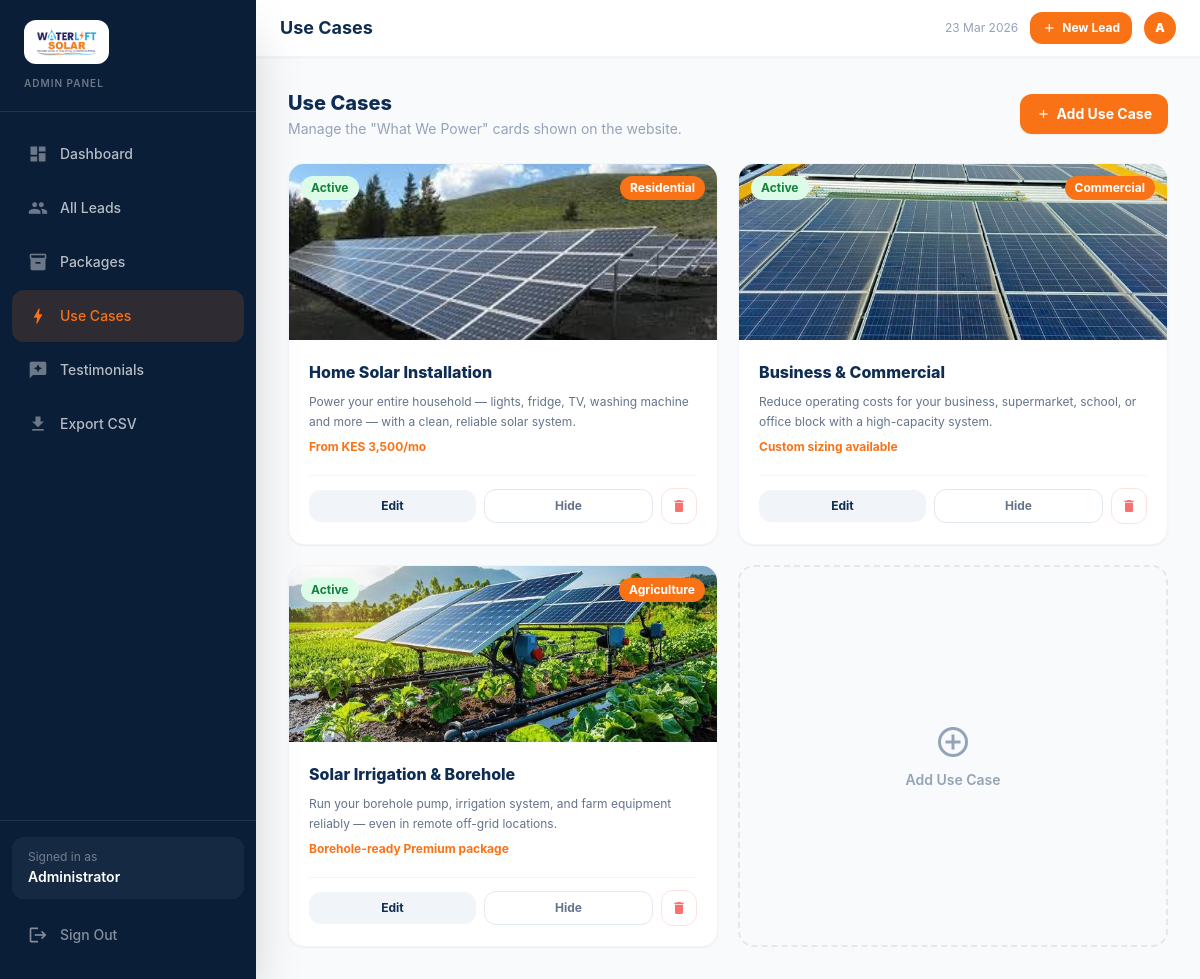
Page /admin/use_cases.php on the committed database.
### tables this page shows
CREATE TABLE IF NOT EXISTS use_cases (
    id          INT UNSIGNED  NOT NULL AUTO_INCREMENT,
    title       VARCHAR(150)  NOT NULL,
    tag         VARCHAR(60)   NOT NULL,
    description TEXT          NOT NULL,
    stat_label  VARCHAR(100)  DEFAULT NULL   COMMENT 'e.g. "From KES 3,500/mo"',
    image_url   VARCHAR(500)  DEFAULT NULL,
    is_active   TINYINT(1)    NOT NULL DEFAULT 1,
    sort_order  TINYINT UNSIGNED NOT NULL DEFAULT 0,
    created_at  TIMESTAMP     NOT NULL DEFAULT CURRENT_TIMESTAMP,
    updated_at  TIMESTAMP     NOT NULL DEFAULT CURRENT_TIMESTAMP ON UPDATE CURRENT_TIMESTAMP,
    PRIMARY KEY (id),
    INDEX idx_active_order (is_active, sort_order)
);

### admin/use_cases.php (the view, shortened to what this page needs)
<?php
require_once __DIR__ . '/includes/db.php';
require_once __DIR__ . '/includes/layout.php';
open_layout('Use Cases', 'use_cases');
$cases = $pdo->query(
    "SELECT * FROM use_cases ORDER BY sort_order ASC, id ASC"
)->fetchAll(PDO::FETCH_ASSOC);
?>
<div class="flex items-center justify-between mb-6">
  <div>
    <h2 class="text-xl font-extrabold" style="color:#0f2d52">Use Cases</h2>
    <p class="text-sm text-slate-400 mt-0.5">Manage the "What We Power" cards shown on the website.</p>
  </div>
  <a href="use_case_form.php"
     class="flex items-center gap-1.5 text-sm font-bold px-4 py-2.5 rounded-xl text-white shadow-sm hover:opacity-90 transition-opacity"
     style="background:#f97316">
    <span class="material-icons text-sm">add</span> Add Use Case
  </a>
</div>
<div class="grid grid-cols-1 sm:grid-cols-2 xl:grid-cols-3 gap-5">
  <?php foreach ($cases as $c): ?>
  <div class="bg-white rounded-2xl overflow-hidden shadow-sm border border-slate-100 flex flex-col">
    <div class="relative h-44 bg-slate-100 overflow-hidden">
      <?php if ($c['image_url']): ?>
        <img src="<?= htmlspecialchars($c['image_url']) ?>" alt=""
             class="w-full h-full object-cover"
             onerror="this.style.display='none';this.nextElementSibling.style.display='flex'" />
      <?php endif; ?>
      <span class="absolute top-3 left-3 text-xs font-bold px-2.5 py-1 rounded-full
        <?= $c['is_active'] ? 'bg-green-100 text-green-700' : 'bg-slate-200 text-slate-500' ?>">
        <?= $c['is_active'] ? 'Active' : 'Hidden' ?>
      </span>
      <span class="absolute top-3 right-3 text-xs font-bold px-2.5 py-1 rounded-full text-white"
            style="background:#f97316">
        <?= htmlspecialchars($c['tag']) ?>
      </span>
    </div>
    <div class="p-5 flex-1 flex flex-col gap-2">
      <h3 class="font-extrabold text-base" style="color:#0f2d52"><?= htmlspecialchars($c['title']) ?></h3>
      <p class="text-slate-500 text-xs leading-relaxed flex-1"><?= htmlspecialchars($c['description']) ?></p>
      <?php if ($c['stat_label']): ?>
        <p class="text-xs font-bold" style="color:#f97316"><?= htmlspecialchars($c['stat_label']) ?></p>
      <?php endif; ?>
      <div class="flex items-center gap-2 mt-3 pt-3 border-t border-slate-100">
        <a href="use_case_form.php?id=<?= $c['id'] ?>"
           class="flex-1 text-center text-xs font-bold py-2 rounded-xl bg-slate-100 hover:bg-slate-200 transition-colors" style="color:#0f2d52">
          Edit
        </a>
        <button onclick="toggleCase(<?= $c['id'] ?>, <?= $c['is_active'] ? 0 : 1 ?>)"
                class="flex-1 text-xs font-bold py-2 rounded-xl border transition-colors
                  <?= $c['is_active'] ? 'border-slate-200 text-slate-500 hover:bg-slate-50' : 'border-green-200 text-green-600 hover:bg-green-50' ?>">
          <?= $c['is_active'] ? 'Hide' : 'Show' ?>
        </button>
        <button onclick="deleteCase(<?= $c['id'] ?>, '<?= addslashes(htmlspecialchars($c['title'])) ?>')"
                class="w-9 h-9 flex items-center justify-center rounded-xl border border-red-100 text-red-400 hover:bg-red-50 transition-colors shrink-0">
          <span class="material-icons text-base">delete</span>
        </button>
      </div>
    </div>
  </div>
  <?php endforeach; ?>
  <a href="use_case_form.php"
     class="flex flex-col items-center justify-center gap-2 rounded-2xl border-2 border-dashed border-slate-200 p-10 text-slate-400 hover:border-orange-300 hover:text-orange-400 transition-colors min-h-[260px]">
    <span class="material-icons text-4xl">add_circle_outline</span>
    <span class="text-sm font-semibold">Add Use Case</span>
  </a>
</div>
<?php close_layout(); ?>

### admin/includes/layout.php (shortened to what this page needs)
<?php
function open_layout(string $title, string $active = ''): void {
    $base = '/waterlift_solat_savings/admin';
    $nav = [
        ['href' => "$base/dashboard.php",  'icon' => 'dashboard',    'label' => 'Dashboard',   'key' => 'dashboard'],
        ['href' => "$base/leads.php",      'icon' => 'group',        'label' => 'All Leads',   'key' => 'leads'],
        ['href' => "$base/packages.php",    'icon' => 'inventory_2',  'label' => 'Packages',      'key' => 'packages'],
        ['href' => "$base/use_cases.php",  'icon' => 'bolt',         'label' => 'Use Cases',     'key' => 'use_cases'],
        ['href' => "$base/testimonials.php",'icon'=> 'reviews',      'label' => 'Testimonials',  'key' => 'testimonials'],
        ['href' => "$base/api/export.php", 'icon' => 'download',     'label' => 'Export CSV',    'key' => 'export'],
    ];
?>
<!DOCTYPE html>
<html lang="en">
<head>
  <script src="https://cdn.tailwindcss.com"></script>
</head>
<body class="bg-slate-50 min-h-screen">
<aside id="sidebar"
       class="fixed top-0 left-0 h-full w-64 flex flex-col z-40 shadow-2xl -translate-x-full lg:translate-x-0"
       style="background:#0a1e38">
  <div class="px-6 py-5 border-b border-white/10 flex items-center justify-between">
    <div>
      <div class="bg-white rounded-xl px-3 py-2 inline-block">
        <img src="/waterlift_solat_savings/frontend/public/images/logo.png"
             onerror="this.style.display='none';this.nextElementSibling.style.display='block'"
             class="h-7 object-contain" alt="Waterlift Solar" />
      </div>
      <p class="text-white/40 text-[10px] mt-1.5 font-semibold tracking-widest uppercase">Admin Panel</p>
    </div>
  </div>
  <nav class="flex-1 px-3 py-4 space-y-0.5 overflow-y-auto">
    <?php foreach ($nav as $item): ?>
    <a href="<?= $item['href'] ?>"
       class="sidebar-link flex items-center gap-3 px-4 py-3 rounded-xl text-sm font-medium text-white/70 hover:bg-white/10 hover:text-white transition-all <?= $active === $item['key'] ? 'active' : '' ?>">
      <span class="material-icons text-xl" style="<?= $active === $item['key'] ? 'color:#f97316' : 'color:rgba(255,255,255,0.4)' ?>"><?= $item['icon'] ?></span>
      <?= $item['label'] ?>
    </a>
    <?php endforeach; ?>
  </nav>
  <div class="px-3 pb-5 pt-4 border-t border-white/10">
    <div class="px-4 py-3 rounded-xl bg-white/5 mb-3">
      <p class="text-white/40 text-xs">Signed in as</p>
      <p class="text-white font-semibold text-sm mt-0.5">Administrator</p>
    </div>
    <a href="<?= $base ?>/logout.php"
       class="flex items-center gap-3 px-4 py-2.5 rounded-xl text-sm font-medium text-white/50 hover:bg-red-500/20 hover:text-red-400 transition-all">
      <span class="material-icons text-xl">logout</span>
      Sign Out
    </a>
  </div>
</aside>
<div class="lg:pl-64 min-h-screen flex flex-col">
  <header class="sticky top-0 z-20 bg-white border-b border-slate-100 shadow-sm px-4 sm:px-6 py-3 flex items-center gap-3">
    <h1 class="text-base sm:text-lg font-bold flex-1 truncate" style="color:#0f2d52">
      <?= htmlspecialchars($title) ?>
    </h1>
    <div class="flex items-center gap-2 sm:gap-3 shrink-0">
      <span class="hidden sm:block text-xs text-slate-400"><?= date('d M Y') ?></span>
      <a href="<?= $base ?>/leads.php"
         class="hidden sm:flex items-center gap-1.5 text-xs font-bold px-3 py-1.5 rounded-xl text-white"
         style="background:#f97316">
        <span class="material-icons text-sm">add</span> New Lead
      </a>
      <div class="w-8 h-8 rounded-full flex items-center justify-center text-white text-xs font-black shrink-0"
           style="background:#f97316">A</div>
    </div>
  </header>
  <main class="flex-1 p-4 sm:p-6 lg:p-8 pb-24 lg:pb-8">
<?php
}
function close_layout(): void {
?>
  </main>
</div>
</body>
</html>
<?php
}

### admin/includes/layout.php (style rules this page uses)
body { font-family: 'Inter', system-ui, sans-serif; }
#sidebar { transition: transform 0.28s cubic-bezier(.4,0,.2,1); }
.sidebar-link.active { background: rgba(249,115,22,0.15); color: #f97316; }
.sidebar-link.active .material-icons { color: #f97316; }

### rows in the picture
use_cases: image_url (picture), is_active "Active", tag "Residential", title "Home Solar Installation", description "Power your entire household — lights, fridge, TV, washing machine and more — with a clean, reliable solar system.", stat_label "From KES 3,500/mo"
use_cases: image_url (picture), is_active "Active", tag "Commercial", title "Business & Commercial", description "Reduce operating costs for your business, supermarket, school, or office block with a high-capacity system.", stat_label "Custom sizing available"
use_cases: image_url (picture), is_active "Active", tag "Agriculture", title "Solar Irrigation & Borehole", description "Run your borehole pump, irrigation system, and farm equipment reliably — even in remote off-grid locations.", stat_label "Borehole-ready Premium package"

### other values in the picture
$item['label'] "Dashboard"
$item['label'] "All Leads"
$item['label'] "Packages"
$item['label'] "Use Cases"
$item['label'] "Testimonials"
$item['label'] "Export CSV"
$title "Use Cases"
